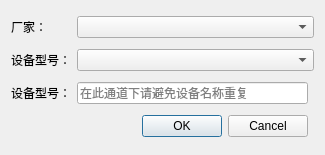
<?xml version="1.0" encoding="UTF-8"?>
<ui version="4.0">
 <class>UI_CreateDeviceDialog</class>
 <widget class="QDialog" name="UI_CreateDeviceDialog">
  <property name="geometry">
   <rect>
    <x>0</x>
    <y>0</y>
    <width>325</width>
    <height>155</height>
   </rect>
  </property>
  <property name="windowTitle">
   <string>Dialog</string>
  </property>
  <layout class="QGridLayout" name="gridLayout">
   <item row="2" column="0">
    <widget class="QLabel" name="label_3">
     <property name="text">
      <string>设备型号：</string>
     </property>
    </widget>
   </item>
   <item row="1" column="0">
    <widget class="QLabel" name="label_2">
     <property name="text">
      <string>设备型号：</string>
     </property>
    </widget>
   </item>
   <item row="0" column="1" colspan="2">
    <widget class="QComboBox" name="comboBox_Factory"/>
   </item>
   <item row="0" column="0">
    <widget class="QLabel" name="label">
     <property name="text">
      <string>厂家：</string>
     </property>
    </widget>
   </item>
   <item row="2" column="1">
    <widget class="QLineEdit" name="lineEdit">
     <property name="whatsThis">
      <string>&lt;html&gt;&lt;head/&gt;&lt;body&gt;&lt;p&gt;&lt;br/&gt;&lt;/p&gt;&lt;/body&gt;&lt;/html&gt;</string>
     </property>
     <property name="text">
      <string/>
     </property>
     <property name="placeholderText">
      <string>在此通道下请避免设备名称重复</string>
     </property>
    </widget>
   </item>
   <item row="1" column="1" colspan="2">
    <widget class="QComboBox" name="comboBox_Device"/>
   </item>
   <item row="3" column="1">
    <widget class="QDialogButtonBox" name="buttonBox">
     <property name="orientation">
      <enum>Qt::Horizontal</enum>
     </property>
     <property name="standardButtons">
      <set>QDialogButtonBox::Cancel|QDialogButtonBox::Ok</set>
     </property>
    </widget>
   </item>
  </layout>
 </widget>
 <resources/>
 <connections>
  <connection>
   <sender>buttonBox</sender>
   <signal>accepted()</signal>
   <receiver>UI_CreateDeviceDialog</receiver>
   <slot>accept()</slot>
   <hints>
    <hint type="sourcelabel">
     <x>248</x>
     <y>254</y>
    </hint>
    <hint type="destinationlabel">
     <x>157</x>
     <y>274</y>
    </hint>
   </hints>
  </connection>
  <connection>
   <sender>buttonBox</sender>
   <signal>rejected()</signal>
   <receiver>UI_CreateDeviceDialog</receiver>
   <slot>reject()</slot>
   <hints>
    <hint type="sourcelabel">
     <x>316</x>
     <y>260</y>
    </hint>
    <hint type="destinationlabel">
     <x>286</x>
     <y>274</y>
    </hint>
   </hints>
  </connection>
 </connections>
</ui>
